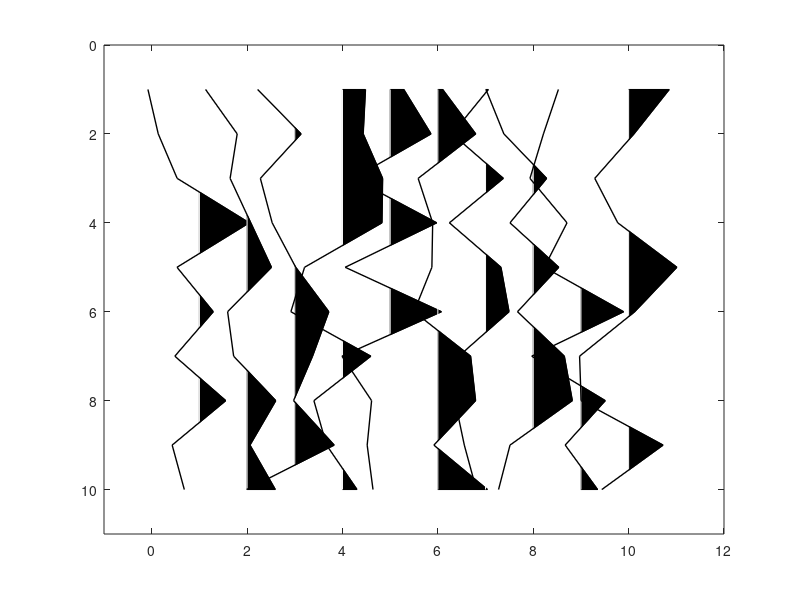

Write the MATLAB code that produced this figure.
function wigb(a,scal,x,z,amx)
%WIGB: Plot seismic data using wiggles.
%
%  WIGB(a,scal,x,z,amx) 
%
%  IN  a:     seismic data (a matrix, traces are columns)
%      scale: multiple data by scal
%      x:     horizontal axis (often offset)
%      z:     vertical axis (often time)
%
%  Note
%
%    If only 'a' is enter, 'scal,x,z,amn,amx' are set automatically; 
%    otherwise, 'scal' is a scalar; 'x, z' are vectors for annotation in 
%    offset and time, amx are the amplitude range.
%
%
%  Author(s): Xingong Li (Intseis, Integrated Seismic Solutions)
%  Copyright 1998-2003 Xingong 
%  Revision: 1.2  Date: Dec/2002 
%  

 if nargin == 0, nx=10;nz=10; a = rand(nz,nx)-0.5; end

 [nz,nx]=size(a);

 trmx= max(abs(a));
 if (nargin <= 4); amx=mean(trmx);  end
 if (nargin <= 2); x=1:nx; z=1:nz;  end
 if (nargin <= 1); scal =1; end

 if nx <= 1; disp(' ERR:PlotWig: nx has to be more than 1');return;end

 % take the average as dx

	dx1 = abs(x(2:nx)-x(1:nx-1));
 	dx = median(dx1);


 dz=z(2)-z(1);
 xmx=max(max(a)); xmn=min(min(a)); 

 if scal == 0; scal=1; end
 a = a /amx; 
 a = a * scal;

 fprintf(' PlotWig: data range [%f, %f], plotted max %f \n',xmn,xmx,amx);
 
% set display range 

 x1=min(x)-2.0*dx; x2=max(x)+2.0*dx;
 z1=min(z)-dz; z2=max(z)+dz;
 
 set(gca,'NextPlot','add','Box','on', ...
  'XLim', [x1 x2], ...
  'YDir','reverse', ...
  'YLim',[z1 z2]);

 

	fillcolor = [0 0 0]; %filling color is blcak
	linecolor = [0 0 0]; %line color is black
	linewidth = 1.;

	z=z'; 	% input as row vector
	zstart=z(1);
	zend  =z(nz);

for i=1:nx
   
  if trmx(i) ~= 0   % skip the zero traces
	tr=a(:,i); 	% --- one scale for all section
  	s = sign(tr) ;
  	i1= find( s(1:nz-1) ~= s(2:nz) );	% zero crossing points
	npos = length(i1);


	%12/7/97 
	zadd = i1 + tr(i1) ./ (tr(i1) - tr(i1+1)); %locations with 0 amplitudes
	aadd = zeros(size(zadd));

	[zpos,vpos] = find(tr >0);
	[zz,iz] = sort([zpos; zadd]); 	% indices of zero point plus positives
	aa = [tr(zpos); aadd];
	aa = aa(iz);

	% be careful at the ends
		if tr(1)>0, 	a0=0; z0=1.00;
		else, 		a0=0; z0=zadd(1);
        end
		if tr(nz)>0, 	a1=0; z1=nz; 
		else, 		a1=0; z1=max(zadd);
        end
			
	zz = [z0; zz; z1; z0];
 	aa = [a0; aa; a1; a0];
		
	zzz = zstart + zz*dz -dz;

patch( aa+x(i) , zzz,  fillcolor);

	line( 'Color',[1 1 1], ...
         'Xdata', x(i)+[0 0], 'Ydata',[zstart zend]); % remove zero line

%'LineWidth',linewidth, ...
%12/7/97 'Xdata', x(i)+[0 0], 'Ydata',[z0 z1]*dz);	% remove zero line

	line( 'Color',linecolor,  ...
	 'LineWidth',linewidth, ...
	 'Xdata', tr+x(i), 'Ydata',z);	% negatives line

%    else % zeros trace
% line( 'Color',linecolor,  ...
% 	 'LineWidth',linewidth, ...
%          'Xdata', [x(i) x(i)], 'Ydata',[zstart zend]);
  end
end
